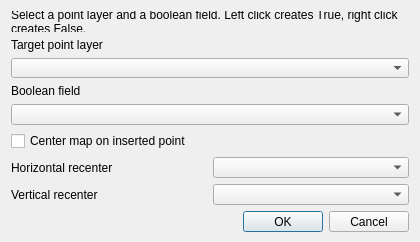
<ui version="4.0">
 <class>BooleanClickerDialogBase</class>
 <widget class="QDialog" name="BooleanClickerDialogBase">
  <property name="geometry">
   <rect>
    <x>0</x>
    <y>0</y>
    <width>420</width>
    <height>230</height>
   </rect>
  </property>
  <property name="windowTitle">
   <string>BooleanClicker</string>
  </property>
  <layout class="QVBoxLayout" name="verticalLayout">
   <item>
    <widget class="QLabel" name="instructions_label">
     <property name="text">
      <string>Select a point layer and a boolean field. Left click creates True, right click creates False.</string>
     </property>
     <property name="wordWrap">
      <bool>true</bool>
     </property>
    </widget>
   </item>
   <item>
    <widget class="QLabel" name="layer_label">
     <property name="text">
      <string>Target point layer</string>
     </property>
    </widget>
   </item>
   <item>
    <widget class="QComboBox" name="layer_combo"/>
   </item>
   <item>
    <widget class="QLabel" name="field_label">
     <property name="text">
      <string>Boolean field</string>
     </property>
    </widget>
   </item>
   <item>
    <widget class="QComboBox" name="field_combo"/>
   </item>
    <item>
     <widget class="QCheckBox" name="center_on_click_checkbox">
      <property name="text">
        <string>Center map on inserted point</string>
      </property>
      <property name="checked">
        <bool>false</bool>
      </property>
     </widget>
    </item>
    <item>
     <layout class="QHBoxLayout" name="recenter_horizontal_layout">
      <item>
      <widget class="QLabel" name="horizontal_position_label">
       <property name="text">
        <string>Horizontal recenter</string>
       </property>
      </widget>
      </item>
      <item>
      <widget class="QComboBox" name="horizontal_position_combo"/>
      </item>
     </layout>
    </item>
    <item>
     <layout class="QHBoxLayout" name="recenter_vertical_layout">
      <item>
      <widget class="QLabel" name="vertical_position_label">
       <property name="text">
        <string>Vertical recenter</string>
       </property>
      </widget>
      </item>
      <item>
      <widget class="QComboBox" name="vertical_position_combo"/>
      </item>
     </layout>
    </item>
   <item>
    <spacer name="verticalSpacer">
     <property name="orientation">
      <enum>Qt::Vertical</enum>
     </property>
     <property name="sizeHint" stdset="0">
      <size>
       <width>20</width>
       <height>40</height>
      </size>
     </property>
    </spacer>
   </item>
   <item>
    <widget class="QDialogButtonBox" name="button_box">
     <property name="orientation">
      <enum>Qt::Horizontal</enum>
     </property>
     <property name="standardButtons">
      <set>QDialogButtonBox::Cancel|QDialogButtonBox::Ok</set>
     </property>
    </widget>
   </item>
  </layout>
 </widget>
 <resources/>
 <connections>
  <connection>
   <sender>button_box</sender>
   <signal>accepted()</signal>
   <receiver>BooleanClickerDialogBase</receiver>
   <slot>accept()</slot>
   <hints>
    <hint type="source_label">
     <x>248</x>
     <y>254</y>
    </hint>
    <hint type="destination_label">
     <x>157</x>
     <y>274</y>
    </hint>
   </hints>
  </connection>
  <connection>
   <sender>button_box</sender>
   <signal>rejected()</signal>
   <receiver>BooleanClickerDialogBase</receiver>
   <slot>reject()</slot>
   <hints>
    <hint type="source_label">
     <x>316</x>
     <y>260</y>
    </hint>
    <hint type="destination_label">
     <x>286</x>
     <y>274</y>
    </hint>
   </hints>
  </connection>
 </connections>
</ui>
